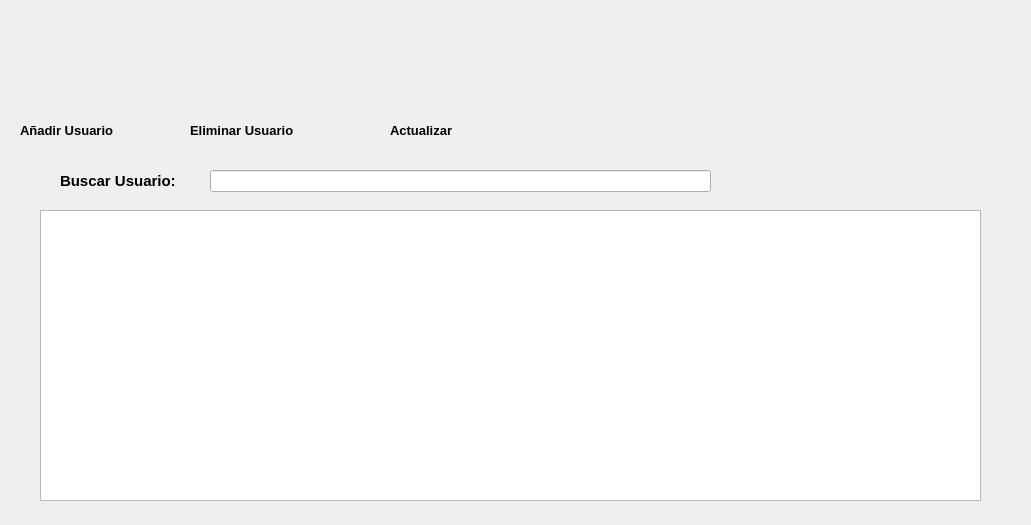
<?xml version="1.0" encoding="UTF-8"?>
<ui version="4.0">
 <class>userPanelFrom</class>
 <widget class="QWidget" name="userPanelFrom">
  <property name="geometry">
   <rect>
    <x>0</x>
    <y>0</y>
    <width>1031</width>
    <height>525</height>
   </rect>
  </property>
  <property name="windowTitle">
   <string>Panel de Usuarios</string>
  </property>
  <widget class="QTableWidget" name="userTableWidget">
   <property name="geometry">
    <rect>
     <x>40</x>
     <y>210</y>
     <width>941</width>
     <height>291</height>
    </rect>
   </property>
  </widget>
  <widget class="QPushButton" name="addUserButton">
   <property name="geometry">
    <rect>
     <x>40</x>
     <y>30</y>
     <width>81</width>
     <height>81</height>
    </rect>
   </property>
   <property name="cursor">
    <cursorShape>PointingHandCursor</cursorShape>
   </property>
   <property name="styleSheet">
    <string notr="true">QPushButton:hover
{
	border-style: solid;
   	background-color:#bbdefb;

}

QPushButton:pressed
{
	 	background-color:#0069c0;
}
</string>
   </property>
   <property name="text">
    <string/>
   </property>
   <property name="icon">
    <iconset>
     <normaloff>../assetes/icons/add-user.png</normaloff>../assetes/icons/add-user.png</iconset>
   </property>
   <property name="iconSize">
    <size>
     <width>80</width>
     <height>80</height>
    </size>
   </property>
   <property name="flat">
    <bool>true</bool>
   </property>
  </widget>
  <widget class="QPushButton" name="deleteUserButton">
   <property name="geometry">
    <rect>
     <x>210</x>
     <y>30</y>
     <width>81</width>
     <height>81</height>
    </rect>
   </property>
   <property name="cursor">
    <cursorShape>PointingHandCursor</cursorShape>
   </property>
   <property name="styleSheet">
    <string notr="true">QPushButton:hover
{
	border-style: solid;
   	background-color:#ff937d;

}

QPushButton:pressed
{
	 	background-color:#0069c0;
}
</string>
   </property>
   <property name="text">
    <string/>
   </property>
   <property name="icon">
    <iconset>
     <normaloff>../assetes/icons/delete-user.png</normaloff>../assetes/icons/delete-user.png</iconset>
   </property>
   <property name="iconSize">
    <size>
     <width>80</width>
     <height>80</height>
    </size>
   </property>
   <property name="flat">
    <bool>true</bool>
   </property>
  </widget>
  <widget class="QLineEdit" name="seachUserLineEdit">
   <property name="geometry">
    <rect>
     <x>210</x>
     <y>170</y>
     <width>501</width>
     <height>22</height>
    </rect>
   </property>
  </widget>
  <widget class="QLabel" name="label">
   <property name="geometry">
    <rect>
     <x>60</x>
     <y>170</y>
     <width>151</width>
     <height>21</height>
    </rect>
   </property>
   <property name="font">
    <font>
     <family>Arial</family>
     <pointsize>11</pointsize>
     <weight>75</weight>
     <bold>true</bold>
    </font>
   </property>
   <property name="text">
    <string>Buscar Usuario:</string>
   </property>
  </widget>
  <widget class="QPushButton" name="homeButton">
   <property name="geometry">
    <rect>
     <x>890</x>
     <y>30</y>
     <width>81</width>
     <height>81</height>
    </rect>
   </property>
   <property name="cursor">
    <cursorShape>PointingHandCursor</cursorShape>
   </property>
   <property name="styleSheet">
    <string notr="true">QPushButton:hover
{
	border-style: solid;
   	background-color:#bbdefb;

}

QPushButton:pressed
{
	 	background-color:#0069c0;
}
</string>
   </property>
   <property name="text">
    <string/>
   </property>
   <property name="icon">
    <iconset>
     <normaloff>../assetes/icons/pagina-de-inicio.png</normaloff>../assetes/icons/pagina-de-inicio.png</iconset>
   </property>
   <property name="iconSize">
    <size>
     <width>80</width>
     <height>80</height>
    </size>
   </property>
   <property name="flat">
    <bool>true</bool>
   </property>
  </widget>
  <widget class="QPushButton" name="updateButton">
   <property name="geometry">
    <rect>
     <x>390</x>
     <y>30</y>
     <width>81</width>
     <height>81</height>
    </rect>
   </property>
   <property name="cursor">
    <cursorShape>PointingHandCursor</cursorShape>
   </property>
   <property name="styleSheet">
    <string notr="true">QPushButton:hover
{
	border-style: solid;
   	background-color:#bbdefb;

}

QPushButton:pressed
{
	 	background-color:#0069c0;
}
</string>
   </property>
   <property name="text">
    <string/>
   </property>
   <property name="icon">
    <iconset>
     <normaloff>../assetes/icons/update.png</normaloff>../assetes/icons/update.png</iconset>
   </property>
   <property name="iconSize">
    <size>
     <width>80</width>
     <height>80</height>
    </size>
   </property>
   <property name="flat">
    <bool>true</bool>
   </property>
  </widget>
  <widget class="QLabel" name="label_2">
   <property name="geometry">
    <rect>
     <x>20</x>
     <y>120</y>
     <width>131</width>
     <height>21</height>
    </rect>
   </property>
   <property name="font">
    <font>
     <family>Arial</family>
     <pointsize>10</pointsize>
     <weight>75</weight>
     <bold>true</bold>
    </font>
   </property>
   <property name="text">
    <string>Añadir Usuario</string>
   </property>
  </widget>
  <widget class="QLabel" name="label_3">
   <property name="geometry">
    <rect>
     <x>190</x>
     <y>120</y>
     <width>131</width>
     <height>21</height>
    </rect>
   </property>
   <property name="font">
    <font>
     <family>Arial</family>
     <pointsize>10</pointsize>
     <weight>75</weight>
     <bold>true</bold>
    </font>
   </property>
   <property name="text">
    <string>Eliminar Usuario</string>
   </property>
  </widget>
  <widget class="QLabel" name="label_4">
   <property name="geometry">
    <rect>
     <x>390</x>
     <y>120</y>
     <width>131</width>
     <height>21</height>
    </rect>
   </property>
   <property name="font">
    <font>
     <family>Arial</family>
     <pointsize>10</pointsize>
     <weight>75</weight>
     <bold>true</bold>
    </font>
   </property>
   <property name="text">
    <string>Actualizar</string>
   </property>
  </widget>
 </widget>
 <resources/>
 <connections/>
</ui>
